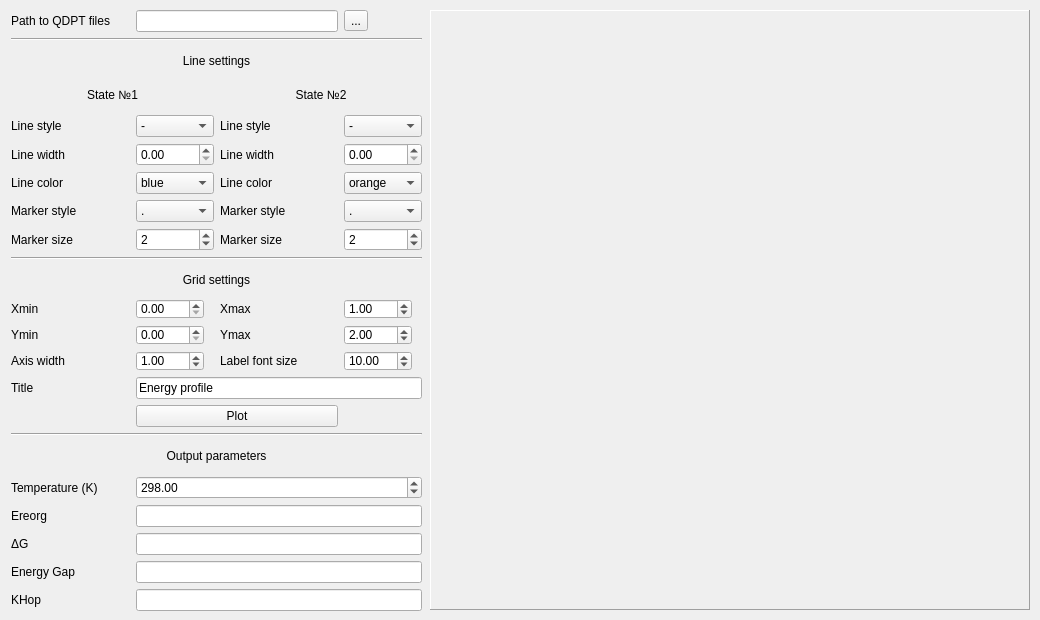
<?xml version="1.0" encoding="UTF-8"?>
<ui version="4.0">
 <class>MainWindow</class>
 <widget class="QMainWindow" name="MainWindow">
  <property name="geometry">
   <rect>
    <x>0</x>
    <y>0</y>
    <width>1040</width>
    <height>620</height>
   </rect>
  </property>
  <property name="minimumSize">
   <size>
    <width>1040</width>
    <height>620</height>
   </size>
  </property>
  <property name="maximumSize">
   <size>
    <width>1040</width>
    <height>620</height>
   </size>
  </property>
  <property name="windowTitle">
   <string>Plot settings</string>
  </property>
  <widget class="QWidget" name="centralwidget">
   <widget class="QFrame" name="plotCanvasContainer">
    <property name="geometry">
     <rect>
      <x>430</x>
      <y>10</y>
      <width>600</width>
      <height>600</height>
     </rect>
    </property>
    <property name="minimumSize">
     <size>
      <width>600</width>
      <height>600</height>
     </size>
    </property>
    <property name="maximumSize">
     <size>
      <width>600</width>
      <height>600</height>
     </size>
    </property>
    <property name="frameShape">
     <enum>QFrame::Panel</enum>
    </property>
    <property name="frameShadow">
     <enum>QFrame::Raised</enum>
    </property>
    <property name="lineWidth">
     <number>1</number>
    </property>
    <property name="midLineWidth">
     <number>0</number>
    </property>
   </widget>
   <widget class="QWidget" name="layoutWidget">
    <property name="geometry">
     <rect>
      <x>11</x>
      <y>10</y>
      <width>411</width>
      <height>601</height>
     </rect>
    </property>
    <layout class="QGridLayout" name="gridLayout">
     <item row="13" column="0">
      <widget class="QLabel" name="label_43">
       <property name="text">
        <string>Axis width</string>
       </property>
       <property name="alignment">
        <set>Qt::AlignLeading|Qt::AlignLeft|Qt::AlignVCenter</set>
       </property>
      </widget>
     </item>
     <item row="12" column="3">
      <widget class="QDoubleSpinBox" name="yMaxBox">
       <property name="minimumSize">
        <size>
         <width>68</width>
         <height>20</height>
        </size>
       </property>
       <property name="maximumSize">
        <size>
         <width>68</width>
         <height>20</height>
        </size>
       </property>
       <property name="value">
        <double>2.000000000000000</double>
       </property>
      </widget>
     </item>
     <item row="7" column="1">
      <widget class="QComboBox" name="line1MarkerStyleBox">
       <item>
        <property name="text">
         <string>.</string>
        </property>
       </item>
       <item>
        <property name="text">
         <string>o</string>
        </property>
       </item>
       <item>
        <property name="text">
         <string>v</string>
        </property>
       </item>
       <item>
        <property name="text">
         <string>^</string>
        </property>
       </item>
       <item>
        <property name="text">
         <string extracomment="square">s</string>
        </property>
       </item>
       <item>
        <property name="text">
         <string>+</string>
        </property>
       </item>
       <item>
        <property name="text">
         <string>x</string>
        </property>
       </item>
       <item>
        <property name="text">
         <string>D</string>
        </property>
       </item>
       <item>
        <property name="text">
         <string>d</string>
        </property>
       </item>
       <item>
        <property name="text">
         <string>_</string>
        </property>
        <property name="icon">
         <iconset theme="hline">
          <normaloff>../../../../.designer/backup</normaloff>../../../../.designer/backup</iconset>
        </property>
       </item>
      </widget>
     </item>
     <item row="13" column="2">
      <widget class="QLabel" name="label_41">
       <property name="text">
        <string>Label font size</string>
       </property>
       <property name="alignment">
        <set>Qt::AlignLeading|Qt::AlignLeft|Qt::AlignVCenter</set>
       </property>
      </widget>
     </item>
     <item row="12" column="1">
      <widget class="QDoubleSpinBox" name="yMinBox">
       <property name="minimumSize">
        <size>
         <width>68</width>
         <height>20</height>
        </size>
       </property>
       <property name="maximumSize">
        <size>
         <width>68</width>
         <height>20</height>
        </size>
       </property>
      </widget>
     </item>
     <item row="9" column="0" colspan="4">
      <widget class="Line" name="line_2">
       <property name="orientation">
        <enum>Qt::Horizontal</enum>
       </property>
      </widget>
     </item>
     <item row="7" column="3">
      <widget class="QComboBox" name="line2MarkerStyleBox">
       <item>
        <property name="text">
         <string>.</string>
        </property>
       </item>
       <item>
        <property name="text">
         <string>o</string>
        </property>
       </item>
       <item>
        <property name="text">
         <string>v</string>
        </property>
       </item>
       <item>
        <property name="text">
         <string>^</string>
        </property>
       </item>
       <item>
        <property name="text">
         <string extracomment="square">s</string>
        </property>
       </item>
       <item>
        <property name="text">
         <string>+</string>
        </property>
       </item>
       <item>
        <property name="text">
         <string>x</string>
        </property>
       </item>
       <item>
        <property name="text">
         <string>D</string>
        </property>
       </item>
       <item>
        <property name="text">
         <string>d</string>
        </property>
       </item>
       <item>
        <property name="text">
         <string>_</string>
        </property>
        <property name="icon">
         <iconset theme="hline">
          <normaloff>../../../../.designer/backup</normaloff>../../../../.designer/backup</iconset>
        </property>
       </item>
      </widget>
     </item>
     <item row="7" column="2">
      <widget class="QLabel" name="label_37">
       <property name="text">
        <string>Marker style</string>
       </property>
       <property name="alignment">
        <set>Qt::AlignLeading|Qt::AlignLeft|Qt::AlignVCenter</set>
       </property>
      </widget>
     </item>
     <item row="11" column="1">
      <widget class="QDoubleSpinBox" name="xMinBox">
       <property name="minimumSize">
        <size>
         <width>68</width>
         <height>20</height>
        </size>
       </property>
       <property name="maximumSize">
        <size>
         <width>68</width>
         <height>20</height>
        </size>
       </property>
      </widget>
     </item>
     <item row="13" column="1">
      <widget class="QDoubleSpinBox" name="axisWidthBox">
       <property name="minimumSize">
        <size>
         <width>68</width>
         <height>20</height>
        </size>
       </property>
       <property name="maximumSize">
        <size>
         <width>68</width>
         <height>20</height>
        </size>
       </property>
       <property name="value">
        <double>1.000000000000000</double>
       </property>
      </widget>
     </item>
     <item row="11" column="0">
      <widget class="QLabel" name="label_46">
       <property name="text">
        <string>Xmin</string>
       </property>
       <property name="alignment">
        <set>Qt::AlignLeading|Qt::AlignLeft|Qt::AlignVCenter</set>
       </property>
      </widget>
     </item>
     <item row="8" column="2">
      <widget class="QLabel" name="label_33">
       <property name="text">
        <string>Marker size</string>
       </property>
       <property name="alignment">
        <set>Qt::AlignLeading|Qt::AlignLeft|Qt::AlignVCenter</set>
       </property>
      </widget>
     </item>
     <item row="7" column="0">
      <widget class="QLabel" name="label_38">
       <property name="frameShape">
        <enum>QFrame::NoFrame</enum>
       </property>
       <property name="text">
        <string>Marker style</string>
       </property>
       <property name="alignment">
        <set>Qt::AlignLeading|Qt::AlignLeft|Qt::AlignVCenter</set>
       </property>
      </widget>
     </item>
     <item row="23" column="0">
      <widget class="QLabel" name="label_52">
       <property name="text">
        <string>Energy Gap</string>
       </property>
      </widget>
     </item>
     <item row="23" column="1" colspan="3">
      <widget class="QLineEdit" name="energyGapEdit">
       <property name="readOnly">
        <bool>true</bool>
       </property>
      </widget>
     </item>
     <item row="0" column="0">
      <widget class="QLabel" name="pathToQDPTFilesLabel">
       <property name="text">
        <string>Path to QDPT files</string>
       </property>
      </widget>
     </item>
     <item row="21" column="0">
      <widget class="QLabel" name="label_50">
       <property name="text">
        <string>Ereorg</string>
       </property>
      </widget>
     </item>
     <item row="21" column="1" colspan="3">
      <widget class="QLineEdit" name="ereorgEdit">
       <property name="readOnly">
        <bool>true</bool>
       </property>
      </widget>
     </item>
     <item row="22" column="1" colspan="3">
      <widget class="QLineEdit" name="deltaGEdit">
       <property name="readOnly">
        <bool>true</bool>
       </property>
      </widget>
     </item>
     <item row="22" column="0">
      <widget class="QLabel" name="label_51">
       <property name="text">
        <string>ΔG</string>
       </property>
      </widget>
     </item>
     <item row="0" column="1" colspan="2">
      <widget class="QLineEdit" name="qdptFilesEdit">
       <property name="text">
        <string/>
       </property>
       <property name="readOnly">
        <bool>true</bool>
       </property>
      </widget>
     </item>
     <item row="14" column="1" colspan="3">
      <widget class="QLineEdit" name="plotTitleEdit">
       <property name="text">
        <string>Energy profile</string>
       </property>
      </widget>
     </item>
     <item row="16" column="0" colspan="4">
      <widget class="Line" name="line_3">
       <property name="orientation">
        <enum>Qt::Horizontal</enum>
       </property>
      </widget>
     </item>
     <item row="1" column="0" colspan="4">
      <widget class="Line" name="line">
       <property name="orientation">
        <enum>Qt::Horizontal</enum>
       </property>
      </widget>
     </item>
     <item row="14" column="0">
      <widget class="QLabel" name="label_48">
       <property name="text">
        <string>Title</string>
       </property>
      </widget>
     </item>
     <item row="0" column="3">
      <widget class="QToolButton" name="qdptFIlesButton">
       <property name="text">
        <string>...</string>
       </property>
      </widget>
     </item>
     <item row="6" column="0">
      <widget class="QLabel" name="label_35">
       <property name="frameShape">
        <enum>QFrame::NoFrame</enum>
       </property>
       <property name="text">
        <string>Line color</string>
       </property>
       <property name="alignment">
        <set>Qt::AlignLeading|Qt::AlignLeft|Qt::AlignVCenter</set>
       </property>
      </widget>
     </item>
     <item row="5" column="3">
      <widget class="QDoubleSpinBox" name="line2WidthBox"/>
     </item>
     <item row="8" column="1">
      <widget class="QSpinBox" name="line1MarkerSizeBox">
       <property name="value">
        <number>2</number>
       </property>
      </widget>
     </item>
     <item row="6" column="2">
      <widget class="QLabel" name="label_39">
       <property name="text">
        <string>Line color</string>
       </property>
       <property name="alignment">
        <set>Qt::AlignLeading|Qt::AlignLeft|Qt::AlignVCenter</set>
       </property>
      </widget>
     </item>
     <item row="11" column="2">
      <widget class="QLabel" name="label_42">
       <property name="text">
        <string>Xmax</string>
       </property>
       <property name="alignment">
        <set>Qt::AlignLeading|Qt::AlignLeft|Qt::AlignVCenter</set>
       </property>
      </widget>
     </item>
     <item row="12" column="0">
      <widget class="QLabel" name="label_47">
       <property name="text">
        <string>Ymin</string>
       </property>
       <property name="alignment">
        <set>Qt::AlignLeading|Qt::AlignLeft|Qt::AlignVCenter</set>
       </property>
      </widget>
     </item>
     <item row="11" column="3">
      <widget class="QDoubleSpinBox" name="xMaxBox">
       <property name="minimumSize">
        <size>
         <width>68</width>
         <height>20</height>
        </size>
       </property>
       <property name="maximumSize">
        <size>
         <width>68</width>
         <height>20</height>
        </size>
       </property>
       <property name="value">
        <double>1.000000000000000</double>
       </property>
      </widget>
     </item>
     <item row="24" column="1" colspan="3">
      <widget class="QLineEdit" name="kHopEdit">
       <property name="readOnly">
        <bool>true</bool>
       </property>
      </widget>
     </item>
     <item row="6" column="3">
      <widget class="QComboBox" name="line2ColorBox">
       <item>
        <property name="text">
         <string>orange</string>
        </property>
       </item>
       <item>
        <property name="text">
         <string>blue</string>
        </property>
       </item>
       <item>
        <property name="text">
         <string>green</string>
        </property>
       </item>
       <item>
        <property name="text">
         <string>red</string>
        </property>
       </item>
       <item>
        <property name="text">
         <string>cyan</string>
        </property>
       </item>
       <item>
        <property name="text">
         <string>magenta</string>
        </property>
       </item>
       <item>
        <property name="text">
         <string>yellow</string>
        </property>
       </item>
       <item>
        <property name="text">
         <string>black</string>
        </property>
       </item>
       <item>
        <property name="text">
         <string/>
        </property>
       </item>
      </widget>
     </item>
     <item row="8" column="0">
      <widget class="QLabel" name="label_30">
       <property name="frameShape">
        <enum>QFrame::NoFrame</enum>
       </property>
       <property name="text">
        <string>Marker size</string>
       </property>
       <property name="alignment">
        <set>Qt::AlignLeading|Qt::AlignLeft|Qt::AlignVCenter</set>
       </property>
      </widget>
     </item>
     <item row="13" column="3">
      <widget class="QDoubleSpinBox" name="labelFontSizeBox">
       <property name="minimumSize">
        <size>
         <width>68</width>
         <height>20</height>
        </size>
       </property>
       <property name="maximumSize">
        <size>
         <width>68</width>
         <height>20</height>
        </size>
       </property>
       <property name="value">
        <double>10.000000000000000</double>
       </property>
      </widget>
     </item>
     <item row="12" column="2">
      <widget class="QLabel" name="label_49">
       <property name="text">
        <string>Ymax</string>
       </property>
       <property name="alignment">
        <set>Qt::AlignLeading|Qt::AlignLeft|Qt::AlignVCenter</set>
       </property>
      </widget>
     </item>
     <item row="15" column="1" colspan="2">
      <widget class="QPushButton" name="buildPlotButton">
       <property name="text">
        <string>Plot</string>
       </property>
      </widget>
     </item>
     <item row="2" column="0" colspan="4">
      <widget class="QLabel" name="label_40">
       <property name="text">
        <string>Line settings</string>
       </property>
       <property name="alignment">
        <set>Qt::AlignCenter</set>
       </property>
      </widget>
     </item>
     <item row="18" column="0" colspan="4">
      <widget class="QLabel" name="label_45">
       <property name="text">
        <string>Output parameters</string>
       </property>
       <property name="alignment">
        <set>Qt::AlignCenter</set>
       </property>
      </widget>
     </item>
     <item row="3" column="0" colspan="2">
      <widget class="QLabel" name="label">
       <property name="text">
        <string>State №1</string>
       </property>
       <property name="alignment">
        <set>Qt::AlignCenter</set>
       </property>
      </widget>
     </item>
     <item row="10" column="0" colspan="4">
      <widget class="QLabel" name="label_44">
       <property name="text">
        <string>Grid settings</string>
       </property>
       <property name="alignment">
        <set>Qt::AlignCenter</set>
       </property>
      </widget>
     </item>
     <item row="4" column="1">
      <widget class="QComboBox" name="line1StyleBox">
       <item>
        <property name="text">
         <string>-</string>
        </property>
       </item>
       <item>
        <property name="text">
         <string>--</string>
        </property>
       </item>
       <item>
        <property name="text">
         <string>-.</string>
        </property>
       </item>
       <item>
        <property name="text">
         <string>..</string>
        </property>
       </item>
      </widget>
     </item>
     <item row="3" column="2" colspan="2">
      <widget class="QLabel" name="label_2">
       <property name="text">
        <string>State №2</string>
       </property>
       <property name="alignment">
        <set>Qt::AlignCenter</set>
       </property>
      </widget>
     </item>
     <item row="5" column="1">
      <widget class="QDoubleSpinBox" name="line1WidthBox"/>
     </item>
     <item row="4" column="2">
      <widget class="QLabel" name="label_36">
       <property name="text">
        <string>Line style</string>
       </property>
       <property name="alignment">
        <set>Qt::AlignLeading|Qt::AlignLeft|Qt::AlignVCenter</set>
       </property>
      </widget>
     </item>
     <item row="4" column="3">
      <widget class="QComboBox" name="line2StyleBox">
       <item>
        <property name="text">
         <string>-</string>
        </property>
       </item>
       <item>
        <property name="text">
         <string>--</string>
        </property>
       </item>
       <item>
        <property name="text">
         <string>-.</string>
        </property>
       </item>
       <item>
        <property name="text">
         <string>..</string>
        </property>
       </item>
      </widget>
     </item>
     <item row="4" column="0">
      <widget class="QLabel" name="label_31">
       <property name="frameShape">
        <enum>QFrame::NoFrame</enum>
       </property>
       <property name="text">
        <string>Line style</string>
       </property>
       <property name="alignment">
        <set>Qt::AlignLeading|Qt::AlignLeft|Qt::AlignVCenter</set>
       </property>
      </widget>
     </item>
     <item row="5" column="0">
      <widget class="QLabel" name="label_34">
       <property name="frameShape">
        <enum>QFrame::NoFrame</enum>
       </property>
       <property name="text">
        <string>Line width</string>
       </property>
       <property name="alignment">
        <set>Qt::AlignLeading|Qt::AlignLeft|Qt::AlignVCenter</set>
       </property>
      </widget>
     </item>
     <item row="6" column="1">
      <widget class="QComboBox" name="line1ColorBox">
       <item>
        <property name="text">
         <string>blue</string>
        </property>
       </item>
       <item>
        <property name="text">
         <string>orange</string>
        </property>
       </item>
       <item>
        <property name="text">
         <string>green</string>
        </property>
       </item>
       <item>
        <property name="text">
         <string>red</string>
        </property>
       </item>
       <item>
        <property name="text">
         <string>cyan</string>
        </property>
       </item>
       <item>
        <property name="text">
         <string>magenta</string>
        </property>
       </item>
       <item>
        <property name="text">
         <string>yellow</string>
        </property>
       </item>
       <item>
        <property name="text">
         <string>black</string>
        </property>
       </item>
       <item>
        <property name="text">
         <string/>
        </property>
       </item>
      </widget>
     </item>
     <item row="5" column="2">
      <widget class="QLabel" name="label_32">
       <property name="text">
        <string>Line width</string>
       </property>
       <property name="alignment">
        <set>Qt::AlignLeading|Qt::AlignLeft|Qt::AlignVCenter</set>
       </property>
      </widget>
     </item>
     <item row="8" column="3">
      <widget class="QSpinBox" name="line2MarkerSizeBox">
       <property name="value">
        <number>2</number>
       </property>
      </widget>
     </item>
     <item row="24" column="0">
      <widget class="QLabel" name="label_3">
       <property name="text">
        <string>KHop</string>
       </property>
      </widget>
     </item>
     <item row="19" column="1" colspan="3">
      <widget class="QDoubleSpinBox" name="temperatureBox">
       <property name="maximum">
        <double>99990000.000000000000000</double>
       </property>
       <property name="value">
        <double>298.000000000000000</double>
       </property>
      </widget>
     </item>
     <item row="19" column="0">
      <widget class="QLabel" name="label_4">
       <property name="text">
        <string>Temperature (K)</string>
       </property>
      </widget>
     </item>
    </layout>
   </widget>
  </widget>
 </widget>
 <resources/>
 <connections/>
</ui>
